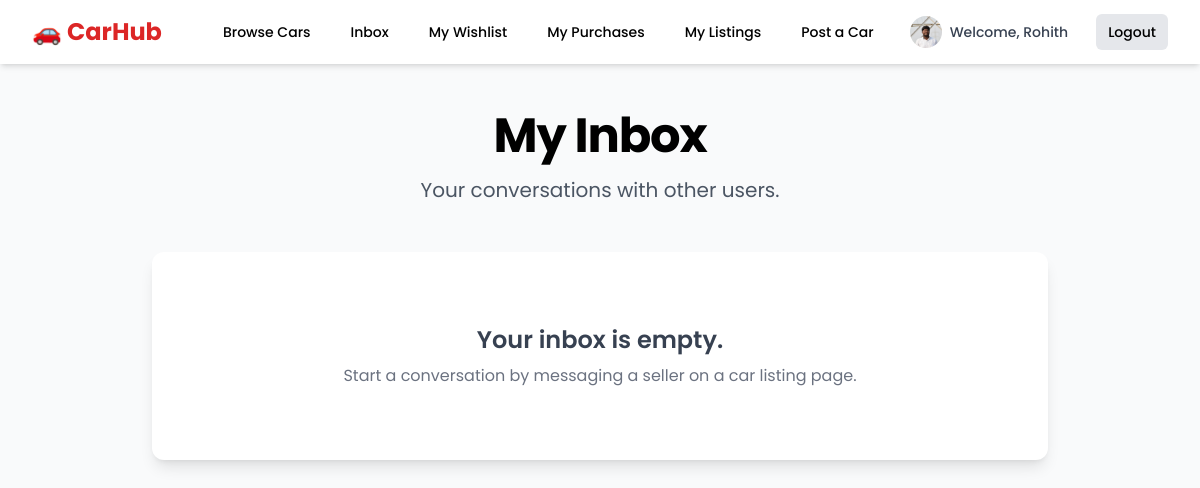
The app's page /inbox/ (signed in), older data.
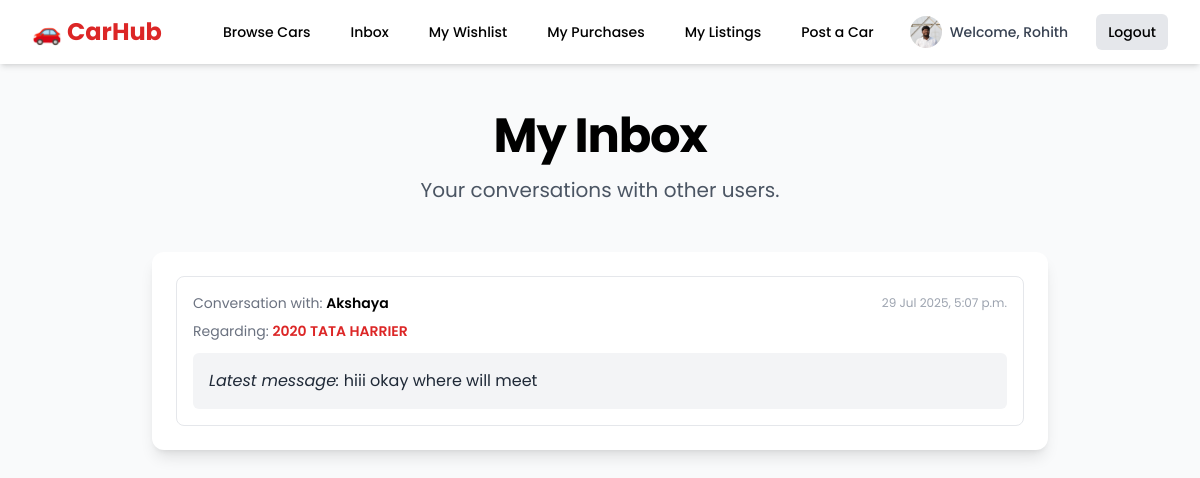
The same page, newer data.
### listings/models.py (models this page shows, shortened)
class Message(models.Model):
    sender = models.ForeignKey(User, on_delete=models.CASCADE, related_name='sent_messages')
    receiver = models.ForeignKey(User, on_delete=models.CASCADE, related_name='received_messages')
    listing = models.ForeignKey(CarListing, on_delete=models.CASCADE)
    content = models.TextField()
    timestamp = models.DateTimeField(auto_now_add=True)
    is_read = models.BooleanField(default=False)

class CarListing(models.Model):
    seller = models.ForeignKey(User, on_delete=models.CASCADE)
    make = models.CharField(max_length=50, help_text="e.g., Maruti Suzuki, Hyundai")
    model = models.CharField(max_length=50, help_text="e.g., Swift, Creta")
    year = models.PositiveIntegerField()
    price = models.PositiveIntegerField(help_text="Price in INR")
    kms_driven = models.PositiveIntegerField(help_text="Kilometers driven", default=0)
    image = models.ImageField(upload_to='car_images/', default='car_images/default.png', verbose_name="Main Image")
    mileage = models.PositiveIntegerField(help_text="Mileage in KMPL or KM/Charge")
    transmission = models.CharField(max_length=10, choices=TRANSMISSION_CHOICES)
    fuel_type = models.CharField(max_length=10, choices=FUEL_TYPE_CHOICES)
    noc_available = models.BooleanField(default=False, verbose_name="NOC Certificate Available")
    description = models.TextField()
    location_city = models.CharField(max_length=50)
    status = models.CharField(
        max_length=20,
        choices=LISTING_STATUS_CHOICES,
        default='PENDING_APPROVAL'
    )
    wishlist = models.ManyToManyField(User, related_name='wishlist_items', blank=True)
    views = models.PositiveIntegerField(default=0)
    created_at = models.DateTimeField(auto_now_add=True)
    updated_at = models.DateTimeField(auto_now=True)

### listings/views.py (the view)
# urls.py: path('inbox/', views.inbox_view, name='inbox'),
@login_required
def inbox_view(request):
    all_user_messages = Message.objects.filter(
        Q(sender=request.user) | Q(receiver=request.user)
    ).order_by('-timestamp')
    conversation_threads = {}
    for message in all_user_messages:
        other_user = message.sender if message.receiver == request.user else message.receiver
        thread_key = (message.listing.id, other_user.id)
        if thread_key not in conversation_threads:
            conversation_threads[thread_key] = {
                'latest_message': message,
                'other_user': other_user
            }
    context = {
        'conversation_threads': list(conversation_threads.values()),
        'page_title': 'My Inbox'
    }
    return render(request, 'inbox.html', context)

### listings/views.py (called while the page is built)
def unread_messages_context(request):
    if request.user.is_authenticated:
        unread_count = Message.objects.filter(receiver=request.user, is_read=False).count()
        return {'unread_messages_count': unread_count}
    return {}

### templates/inbox.html (shortened to what this page needs)
{% extends 'base.html' %}
{% block content %}
    <header class="text-center mb-12">
        <h1 class="text-4xl font-bold tracking-tight text-black sm:text-5xl">{{ page_title }}</h1>
        <p class="mt-4 text-xl text-gray-600">Your conversations with other users.</p>
    </header>
    <div class="max-w-4xl mx-auto bg-white p-6 rounded-xl shadow-lg">
        <div class="space-y-4">
            {% for thread in conversation_threads %}
                <a href="{% url 'conversation' listing_pk=thread.latest_message.listing.id other_user_pk=thread.other_user.id %}" class="block p-4 border border-gray-200 rounded-lg hover:bg-gray-50 transition-colors duration-200">
                    <div class="flex justify-between items-center mb-2">
                        <p class="text-sm text-gray-500">
                            Conversation with: <span class="font-semibold text-black">{{ thread.other_user.username }}</span>
                        </p>
                        <p class="text-xs text-gray-400">{{ thread.latest_message.timestamp|date:"d M Y, P" }}</p>
                    </div>
                    <div class="mb-3">
                        <p class="text-sm text-gray-500">
                            Regarding: <span class="font-semibold text-red-600">{{ thread.latest_message.listing.year }} {{ thread.latest_message.listing.make }} {{ thread.latest_message.listing.model }}</span>
                        </p>
                    </div>
                    <div class="bg-gray-100 p-4 rounded-md">
                        <p class="text-gray-800 truncate"><em>Latest message:</em> {{ thread.latest_message.content }}</p>
                    </div>
                </a>
            {% empty %}
                <div class="text-center py-12">
                    <h3 class="text-2xl font-semibold text-gray-700">Your inbox is empty.</h3>
                    <p class="mt-2 text-gray-500">Start a conversation by messaging a seller on a car listing page.</p>
                </div>
            {% endfor %}
        </div>
    </div>
{% endblock %}

Row changes from the older to the newer data that the page shows:
added Message: other_user.username "Akshaya", latest_message.timestamp "29 Jul 2025, 5:07 p.m.", latest_message.listing.year "2020", latest_message.listing.make "TATA", latest_message.listing.model "HARRIER", latest_message.content "hiii okay where will meet"
Text that changed along with them:
text no longer shown: "Your inbox is empty. Start a conversation by messaging a seller on a car listing page."
